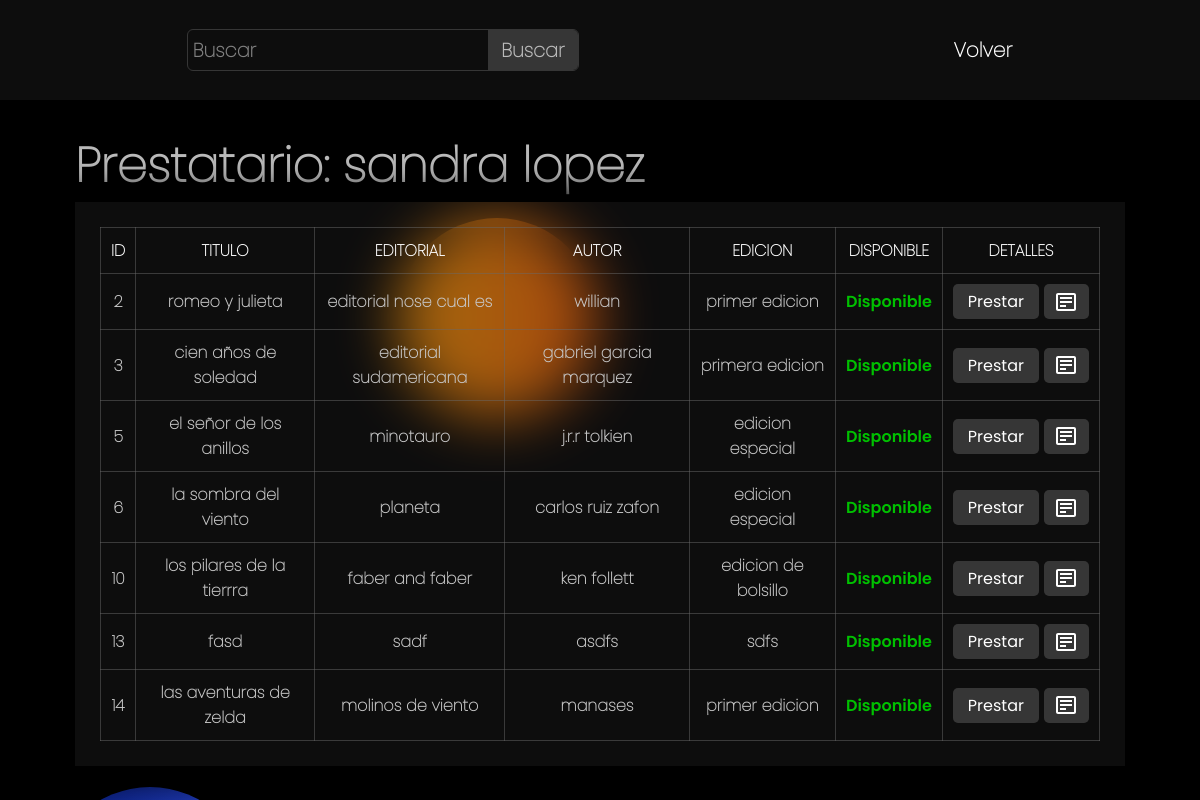
/loans/1/createLoan (signed in), run on the app's committed database.
### app/models.py (models this page shows)
class Readers(models.Model):
    nombres = models.CharField(max_length=60)
    apellidos = models.CharField(max_length=60)
    año = models.CharField(max_length=10, blank=True, null=True)
    seccion = models.CharField(max_length=20, blank=True, null=True)
    especialidad = models.CharField(max_length=40, blank=True, null=True)
    email = models.CharField(max_length=100)
    numeroTelefono = models.IntegerField()
    direccion = models.CharField(max_length=150, blank=True, null=True)
    esDocente = models.BooleanField(default=False)
    YEAR_CHOICES = (
        ('1','1'),
        ('2','2'),
        ('3','3'),
    )
    SECCION_CHOICES = (
        ('A', 'A'),
        ('B', 'B'),
        ('C','C'),
        ('D','D'),
        ('E','E')
    )
    ESPECIALIDADES_CHOICES = (
        ('Administrativo contable', 'Administrativo contable'),
        ('General', 'General'),
        ('Desarrollo de software', 'Desarrollo de software'),
        ('Serviempresa', 'Serviempresa'),
        ('Docente', 'Docente')
    )

class Books(models.Model):
    titulo = models.CharField(max_length=40)
    editorial = models.CharField(max_length=100)
    autor = models.CharField(max_length=30)
    fechaEntrada = models.DateField(null=True, blank=True)
    tipoAdquisicion = models.CharField(max_length=40)
    edicion = models.CharField(max_length=40)
    disponible = models.BooleanField(default=True)
    def __str__(self):
        return f'{self.titulo}'

### app/views.py (the view)
# urls.py: path('loans/<int:idReader>/createLoan', views.createLoan, name='createLoan'),
@never_cache
@login_required
def createLoan(request, idReader):
    books = Books.objects.filter(Q(disponible__exact=True))
    reader = Readers.objects.get(id=idReader)
    peticion = request.GET.get('searchBook')
    if peticion:
        books = Books.objects.filter(
            Q(titulo__icontains=peticion) or Q(id=int(peticion))).distinct()
    return shortcuts.render(request, 'loan/createLoan.html', {'books': books, 'reader': reader})

### app/templates/loan/createLoan.html (shortened to what this page needs)
{% extends 'base/base.html' %}
{% block content %}
{% load static %}
<header>
    <form method="GET" class="search-box">
        <input type="text" name="searchBook" placeholder=" " value="{{ request.GET.searchBook }}"
            class="search-box__input">
        <label for="" class="search-box__label">Buscar</label>
        <button class="search-box__button">Buscar</button>
    </form>
    <nav class="nav">
        <ul class="nav-box">
            <li>
                <a href="{% url 'readers' %}" class="nav-box__items item-menu-activate">Volver</a>
            </li>
        </ul>
    </nav>
</header>
<main>
    <h1 class="title-page">Prestatario: {{reader.nombres}} {{ reader.apellidos}}</h1>
    <section class="container background_filter">
        <table>
            <thead>
                <tr>
                    <th>ID</th>
                    <th>titulo</th>
                    <th>editorial</th>
                    <th>autor</th>
                    <th>edicion</th>
                    <th>disponible</th>
                    <th>detalles</th>
                </tr>
            </thead>
            <tbody>
                {% for book in books %}
                <tr class="row">
                    <td class="content-list">{{book.id}}</td>
                    <td class="content-list">{{book}}</td>
                    <td class="content-list">{{book.editorial}}</td>
                    <td class="content-list">{{book.autor}}</td>
                    <td class="content-list">{{book.edicion}}</td>
                    <td class="content-list">
                        <span class="libro-disponible">Disponible</span>
                    </td>
                    <td class="content-list">
                        <div class="center-items">
                            <form action="{% url 'saveLoan' book.id reader.id %}" method="POST">
                                <button class="button-cta">Prestar</button>
                            </form>
                            <a href="{% url 'bookDetails' book.id %}" class="ctaImg">
                                <img src="{% static 'img/details.svg' %}" alt="" srcset="">
                            </a>
                        </div>
                    </td>
                </tr>
                {% endfor %}
            </tbody>
        </table>
    </section>
</main>
{% endblock content %}

### app/static/css/base.css (style rules this page uses)
* { margin: 0; padding: 0; color: var(--color-text) }
body { height: 100vh; background-color: #000000; font-family: thin; font-weight: 600; }
:root { --button-color-hover: rgb(49, 49, 49); --button-color: rgb(54, 54, 54); --color-text: rgb(187, 187, 187); --color-inputs-items:rgb(129, 129, 129); --color-background: rgba(35, 35, 35, 0.395); --color-table:rgba(105, 105, 105, 0.486); }
.libro-disponible { color: rgb(0, 192, 0); position: inline-block; justify-self: center; font-family: semiBold; }
.background_filter { background: var(--color-background); backdrop-filter: blur(30px); box-shadow: 0 0 30px 10px black; }
header { position: sticky; top: 0; height: 100px; width: 100%; display: flex; align-items: center; justify-content: space-around; background: var(--color-background); backdrop-filter: blur(30px); margin-bottom: 30px; box-shadow: 0 0 30px 10px black; z-index: 4; }
.title-page { width: 60%; text-align: start; font-family: thin; font-weight: 600; color:var(--color-text); font-size: 3rem; }
main { position: relative; z-index: 1; margin:auto; width: 75%; min-width: 1050px; }
.search-box { height: 40px; position: relative; display: flex; outline: 1px solid var(--button-color); border-radius: 5px; }
.search-box__input { width: 300px; border: none; outline: none; font-size: 1em; font-family: thin; font-weight: 600; transition: color .5s; background: transparent; color:var(--color-inputs-items); }
.search-box__label { color: var(--color-inputs-items); position:absolute; top: 6px; left: 5px; background: transparent; font-size: 1.2em; pointer-events: none; opacity: 1; transition: opacity .3s; }
.search-box__input:focus + .search-box__label, .search-box__input:not(:placeholder-shown) + .search-box__label { opacity: 0; }
.search-box__button { height: 100%; width: 90px; border-top-right-radius: 5px; border-bottom-right-radius: 5px; border:none; font-size: 1.2em; color: var(--color-text); font-family: thin; font-weight: 600; background: var(--button-color); cursor: pointer; backdrop-filter: blur(3px); transition: .2s; }
.nav-box { display: flex; flex-direction: row; align-items: center; gap: 20px; justify-content: space-between; list-style: none; }
.container { display: grid; margin: auto; }
table { padding: 20px 30px; table-layout: fixed; border-collapse: collapse; border: 1.5px solid var(--color-table); margin: 25px 25px; }
th { color: white; text-transform: uppercase; text-align: center; padding: 10px; border: solid 1px rgba(105, 105, 105, 0.486); }
.content-list { color: rgb(199, 199, 199); text-align: center; padding: 10px; border: solid 1px var(--color-table); }
.row { transition: opacity .2s ease; }
.button-cta { font-size: 1em; font-family: regular; border: none; border-radius: 5px; color:white; background: var(--button-color); backdrop-filter: blur(3px); padding: 5px 15px; transition: all .2s; cursor: pointer; }
.ctaImg { margin: 0; display: grid; place-items: center; width: 25px; padding: 5.5px 10px; border-radius: 5px; background: var(--button-color); backdrop-filter: blur(3px); transition: .2s; }
.center-items { display: flex; align-items: center; justify-content: center; gap: 5px; }
.item-menu-activate { color: white; }

### data on the page
Readers: nombres "sandra", apellidos "lopez"
Books: id "2", titulo "romeo y julieta", editorial "editorial nose cual es", autor "willian", edicion "primer edicion"
Books: id "3", titulo "cien años de soledad", editorial "editorial sudamericana", autor "gabriel garcia marquez", edicion "primera edicion"
Books: id "5", titulo "el señor de los anillos", editorial "minotauro", autor "j.r.r tolkien", edicion "edicion especial"
Books: id "6", titulo "la sombra del viento", editorial "planeta", autor "carlos ruiz zafon", edicion "edicion especial"
Books: id "10", titulo "los pilares de la tierrra", editorial "faber and faber", autor "ken follett", edicion "edicion de bolsillo"
Books: id "13", titulo "fasd", editorial "sadf", autor "asdfs", edicion "sdfs"
Books: id "14", titulo "las aventuras de zelda", editorial "molinos de viento", autor "manases", edicion "primer edicion"
